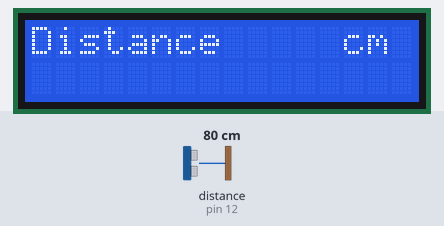
A sketch run on a simulated Arduino Uno, built with avr-gcc and run on an emulated ATmega328P. Shown: 16×2 character LCD. The inputs (shaded band) are chosen by the test bench; at power-on: distance to the obstacle (sensor on pin 12) 80 cm. The echo pulse lasts 58.3 µs per cm; what the sketch prints to the serial monitor is not drawn.

Above: at 1.2 s.
1.3 s: distance to the obstacle (sensor on pin 12) set to 2 cm
At 5.5 s:
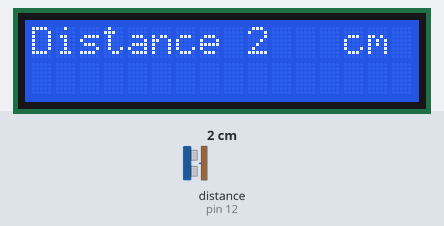
Timing chart, 0 to 7.9 s (numbered marks = the images above; inputs shaded):
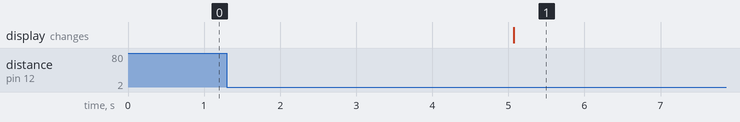

The sketch:

b0941075_timer.ino
```cpp
#include <LiquidCrystal.h>
//使用到的PIN腳
const int pin_RS = 8;
const int pin_EN = 9;
const int pin_D4 = 4;
const int pin_D5 = 5;
const int pin_D6 = 6;
const int pin_D7 = 7;
//填入正確的PIN腳，建立LCD物件
LiquidCrystal lcd( pin_RS,  pin_EN,  pin_D4,  pin_D5,  pin_D6,  pin_D7);

const byte trigPin = 13;  // 超音波模組的觸發腳
const int echoPin = 12;    // 超音波模組的接收腳
unsigned long d;          // 儲存高脈衝的持續時間

unsigned long ping() {
  digitalWrite(trigPin, HIGH);   // 觸發腳設定成高電位
  delayMicroseconds(5);          // 持續 5 微秒
  digitalWrite(trigPin, LOW);    // 觸發腳設定成低電位

  return pulseIn(echoPin, HIGH); // 傳回高脈衝的持續時間
}
#include "Timer.h"

Timer t;  //建立Timer物件
int count=0;


void setup() {
 lcd.begin(16, 2);
  pinMode(trigPin, OUTPUT);  // 觸發腳設定成「輸出」
  pinMode(echoPin, INPUT);   // 接收腳設定成「輸入」
 Serial.begin(9600);
 t.every(5000,A);         // 初始化序列埠
}
void loop() {
  t.update();
  Serial.println(d);
   lcd.setCursor(0,0);
   lcd.print("Distance");
   lcd.setCursor(13,0);
   lcd.print("cm");
}
void A(){
  d = ping() / 58;
   lcd.clear();
    count++;
    B();
}
void B(){
  lcd.setCursor(9,0);
   lcd.print(d);}
```

Measured:
- after the input at 1.3 s, the display: changes after 3.8 s (image 1)
